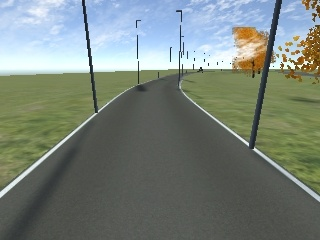
#> input picture scripts/image.jpg, 320 x 240 px
$ python merge_bak.py   (older library calls are emulated)
#> lines starting #> are read from the running program, lines starting #| are printed output that depends on the picture; after the words box and inside, x2 and y2 are one past the last pixel; in counts of white or black regions, pixels touching at a corner belong together
import cv2
import numpy as np

image = cv2.imread("image.jpg", cv2.IMREAD_COLOR)
#> image is the input picture: shape (240, 320, 3); mean B, G, R 122.5, 130.2, 120.2

sobely = cv2.Sobel(image,cv2.CV_8U,0,1,ksize=3)
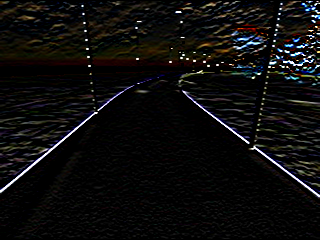
#> sobely: shape (240, 320, 3); mean B, G, R 12.3, 12.6, 13.3
sobely_hsv = cv2.cvtColor(sobely, cv2.COLOR_BGR2HSV)
#> sobely_hsv: shape (240, 320, 3); mean H, S, V 28.3, 75.1, 16.2
sobel_thresh = cv2.inRange(sobely_hsv, (0,0,0), (180, 255, 170))
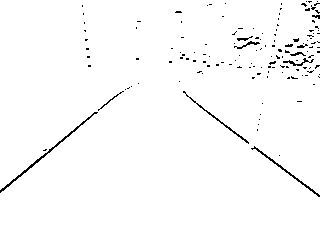
#> sobel_thresh: shape (240, 320); 98.2% white; black in thin lines or dots, all inside (x1, y1, x2, y2) = (0, 1, 320, 197)

sobel_thresh = cv2.bitwise_not(sobel_thresh)

image_hsv = cv2.cvtColor(image, cv2.COLOR_BGR2HSV)
#> image_hsv: shape (240, 320, 3); mean H, S, V 59.7, 49.4, 138.4
image_thresh = cv2.inRange(image_hsv, (0, 0, 180), (179, 65, 255))
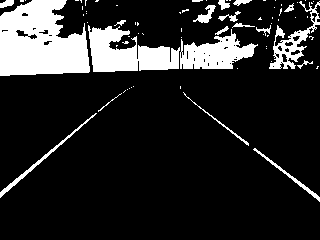
#> image_thresh: shape (240, 320); 15.7% white; 75 white regions (56 under 20 px), largest, box (x1, y1, x2, y2) and area: (0, 0, 90, 76) 5167, (88, 25, 180, 72) 2577, (180, 29, 258, 69) 1698
merge = cv2.max(image_thresh, sobel_thresh)
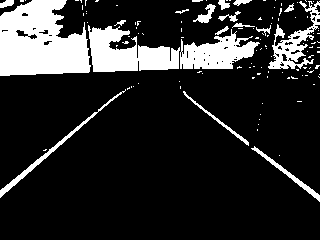
#> merge: shape (240, 320); 16.9% white; 120 white regions (102 under 20 px), largest, box (x1, y1, x2, y2) and area: (0, 0, 91, 76) 5180, (88, 25, 180, 72) 2579, (180, 29, 260, 69) 1776

cv2.imshow("result", sobel_thresh)
cv2.imshow("image", image_thresh)
cv2.imshow("merge", merge)
cv2.waitKey(0)
cv2.destroyAllWindows()
